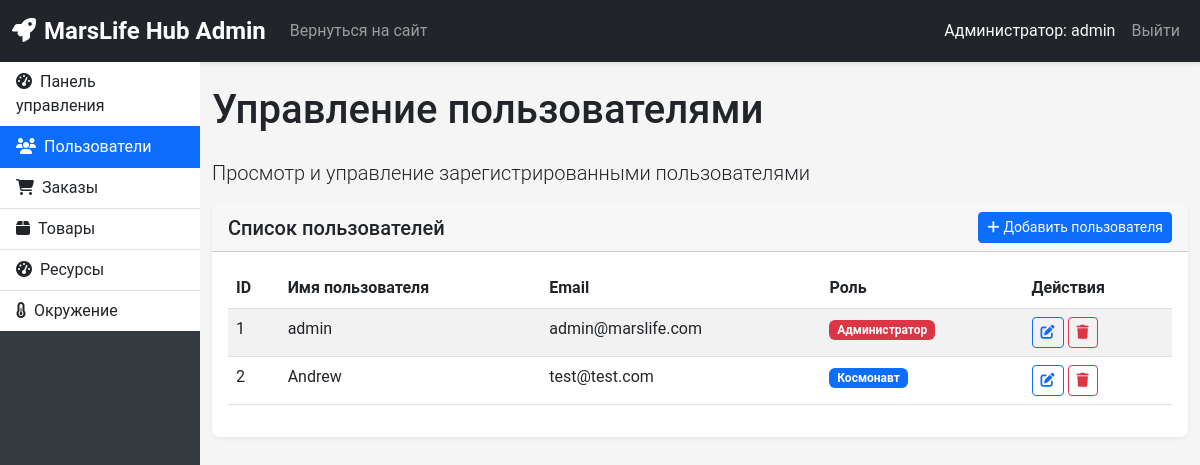
The app's page /admin/users (signed in) with its own data.
### app_copy.py (models this page shows)
class User(db.Model):
    id = db.Column(db.Integer, primary_key=True)
    username = db.Column(db.String(80), unique=True, nullable=False)
    email = db.Column(db.String(120), unique=True, nullable=False)
    password = db.Column(db.String(20), nullable=False)
    role = db.Column(db.String(20), default='astronaut')

### app_copy.py (the view)
@app.route('/admin/users')
def admin_users():
    if 'user_id' not in session:
        return redirect(url_for('login'))
    user = User.query.get(session['user_id'])
    if not user or user.role != 'admin':
        flash('У вас нет доступа к админской панели', 'danger')
        return redirect(url_for('index'))
    users = User.query.all()
    return render_template('admin/users.html', users=users)

### templates/admin/users.html (shortened to what this page needs)
{% extends 'admin/base.html' %}
{% block content %}
<div class="row">
    <div class="col-12">
        <h1 class="mb-4">Управление пользователями</h1>
        <p class="lead">Просмотр и управление зарегистрированными пользователями</p>
    </div>
</div>
<div class="row">
    <div class="col-12">
        <div class="card">
            <div class="card-header d-flex justify-content-between align-items-center">
                <h5 class="mb-0">Список пользователей</h5>
                <button class="btn btn-primary btn-sm" data-bs-toggle="modal" data-bs-target="#addUserModal">
                    <i class="fas fa-plus me-1"></i>Добавить пользователя
                </button>
            </div>
            <div class="card-body">
                <div class="table-responsive">
                    <table class="table table-striped table-hover">
                        <thead>
                            <tr>
                                <th>ID</th>
                                <th>Имя пользователя</th>
                                <th>Email</th>
                                <th>Роль</th>
                                <th>Действия</th>
                            </tr>
                        </thead>
                        <tbody>
                            {% for user in users %}
                            <tr>
                                <td>{{ user.id }}</td>
                                <td>{{ user.username }}</td>
                                <td>{{ user.email }}</td>
                                <td>
                                    {% if user.role == 'admin' %}
                                    <span class="badge bg-danger">Администратор</span>
                                    {% else %}
                                    <span class="badge bg-primary">Космонавт</span>
                                    {% endif %}
                                </td>
                                <td>
                                    <button class="btn btn-sm btn-outline-primary" data-bs-toggle="modal" data-bs-target="#editUserModal{{ user.id }}">
                                        <i class="fas fa-edit"></i>
                                    </button>
                                    <button class="btn btn-sm btn-outline-danger" data-bs-toggle="modal" data-bs-target="#deleteUserModal{{ user.id }}">
                                        <i class="fas fa-trash"></i>
                                    </button>
                                </td>
                            </tr>
                            {% endfor %}
                        </tbody>
                    </table>
                </div>
            </div>
        </div>
    </div>
</div>
{% endblock %}

### static/css/style.css (style rules this page uses)
body { background-color: #f5f5f5; font-family: 'Roboto', sans-serif; }
.card { box-shadow: 0 2px 4px rgba(0, 0, 0, 0.05); border-radius: 8px; border: none; margin-bottom: 20px; }
.card-header { border-radius: 8px 8px 0 0 !important; font-weight: 600; }

### records on screen
User: id "1", username "admin", email "admin@marslife.com", role "Администратор"
User: id "2", username "Andrew", email "test@test.com", role "Космонавт"

### other values on screen
{{ session['username'] }} "admin"
